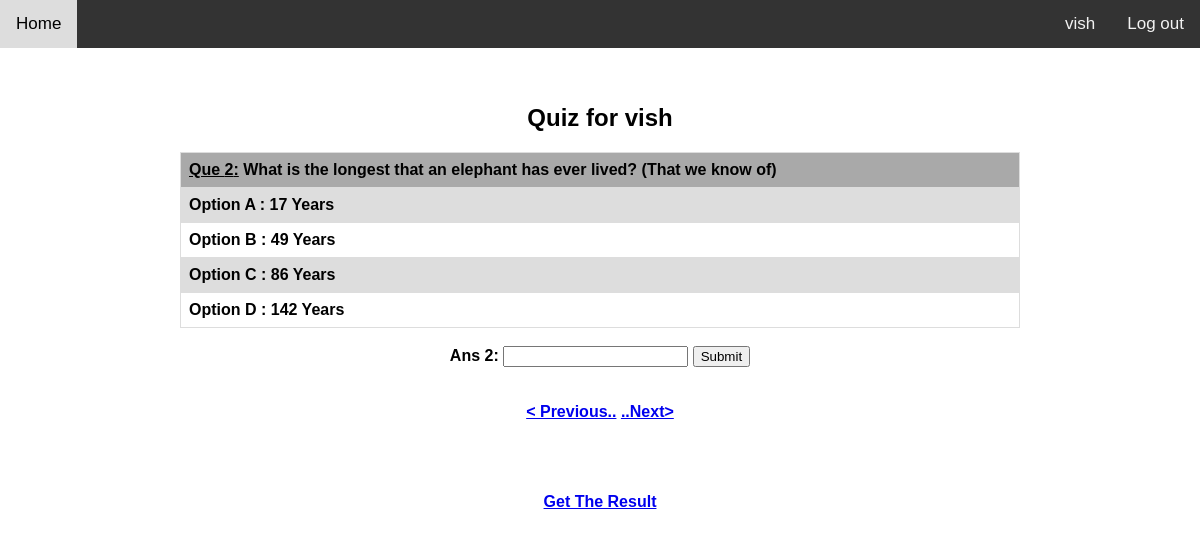
The app's page /next/1 (signed in) with its own data.
### QuizUser/models.py (models this page shows, shortened)
class quiz_que(models.Model):
	qno = models.AutoField(auto_created=True, primary_key=True)
	question = models.TextField(max_length=200)
	A = models.CharField(max_length=50)
	B = models.CharField(max_length=50)
	C = models.CharField(max_length=50)
	D = models.CharField(max_length=50)
	ans = models.CharField(max_length=1)
	gans = models.CharField(max_length=1, blank= True)

### QuizUser/views.py (the view)
# urls.py: path('next/<int:qno>', views.next, name='next'),
def next(request, qno):
    if qno<5:
        qno+=1
        question = quiz_que.objects.get(qno=qno)
        return render(request, 'QuizUser/quiz.html', {'question':question})
    else:
        question = quiz_que.objects.get(qno=qno)
        return render(request, 'QuizUser/quiz.html', {'question':question})

### QuizUser/templates/QuizUser/quiz.html (shortened to what this page needs)
{% extends 'base.html' %}
{% block content %}
{% if user.is_authenticated %}
</head>
<body>
<h2>Quiz for <b>{{ user.username }}<b></h2>
<form method="POST" action="/answer/{{ question.qno }}">
  <table>
    <tr>
        <th bgcolor="darkgrey"><u>Que {{ question.qno }}:</u>   {{ question.question }}</th>
    </tr>
    <tr>
        <th>Option A : {{ question.A }}</th>
    </tr>
    <tr>
        <th>Option B : {{ question.B }}</th>
    </tr>
    <tr>
        <th>Option C : {{ question.C }}</th>
    </tr>
    <tr>
       <th>Option D : {{ question.D }}</th>
    </tr>
  </table>
  	<br>
  	<label for="fname">Ans {{ question.qno }}:</label> <input type="text" id="fname" name="answer" maxlength="1"> <input type="submit">
    <br><br><br>
  <a href="/pre/{{ question.qno }}">< Previous..<a>
  <a href="/next/{{ question.qno }}">..Next></a>
</form>
<br>
<br>
<br>
<br>
<a href="{% url 'result' %}">Get The Result</a>
<br><br><br>
</body>
{% endif %}
{% endblock %}

### templates/base.html (shortened to what this page needs)
<!DOCTYPE html>
<body xmlns="http://www.w3.org/1999/html">
<head>
</head>
<body>
<div class="topnav">
  <a href="{% url 'home' %}">Home</a>
  <div class="topnav-right">
    {% if user.is_authenticated %}
      <a> {{ user.username }}</a>
      <a href="{% url 'logout' %}">Log out</a>
    {% else %}
      <a href="{% url 'login' %}">Log in</a>
      <a href="{% url 'register' %}">Register</a>
    {% endif %}
  </div>
</div>
<div>
<br><br>
<center>
{% block content %}
{% endblock %}
</div>
</body>
</html>

### templates/base.html (style rules this page uses)
body { margin: 0; font-family: Arial, Helvetica, sans-serif; }
.topnav { position: relative; overflow: hidden; background-color: #333; }
.topnav a { float: left; color: #f2f2f2; text-align: center; padding: 14px 16px; text-decoration: none; font-size: 17px; }
.topnav-right { float: right; }

### QuizUser/templates/QuizUser/quiz.html (style rules this page uses)
table { font-family: arial, sans-serif; border-collapse: collapse; width: 70%; }
td, th { border: 1px solid #dddddd; text-align: left; padding: 8px; }
tr:nth-child(even) { background-color: #dddddd; }

### records on screen
quiz_que: qno "2", question "What is the longest that an elephant has ever lived? (That we know of)", A "17 Years", B "49 Years", C "86 Years", D "142 Years"

### other values on screen
{{ user.username }} "vish"
